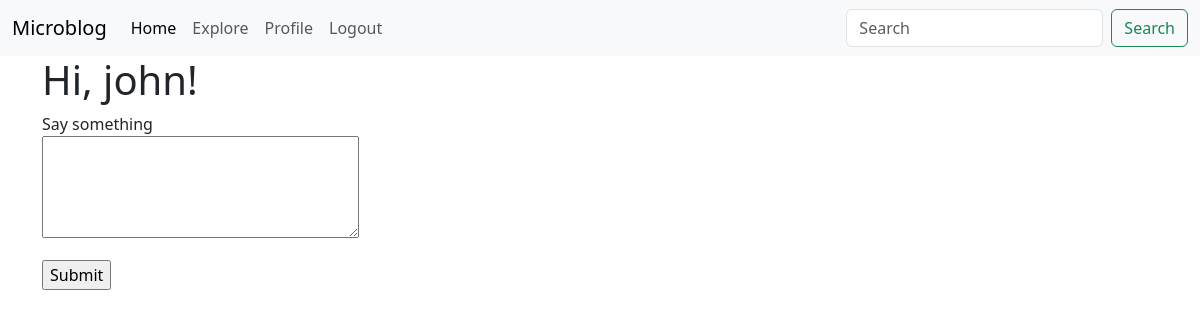
Before: /index (signed in) with the older database file.
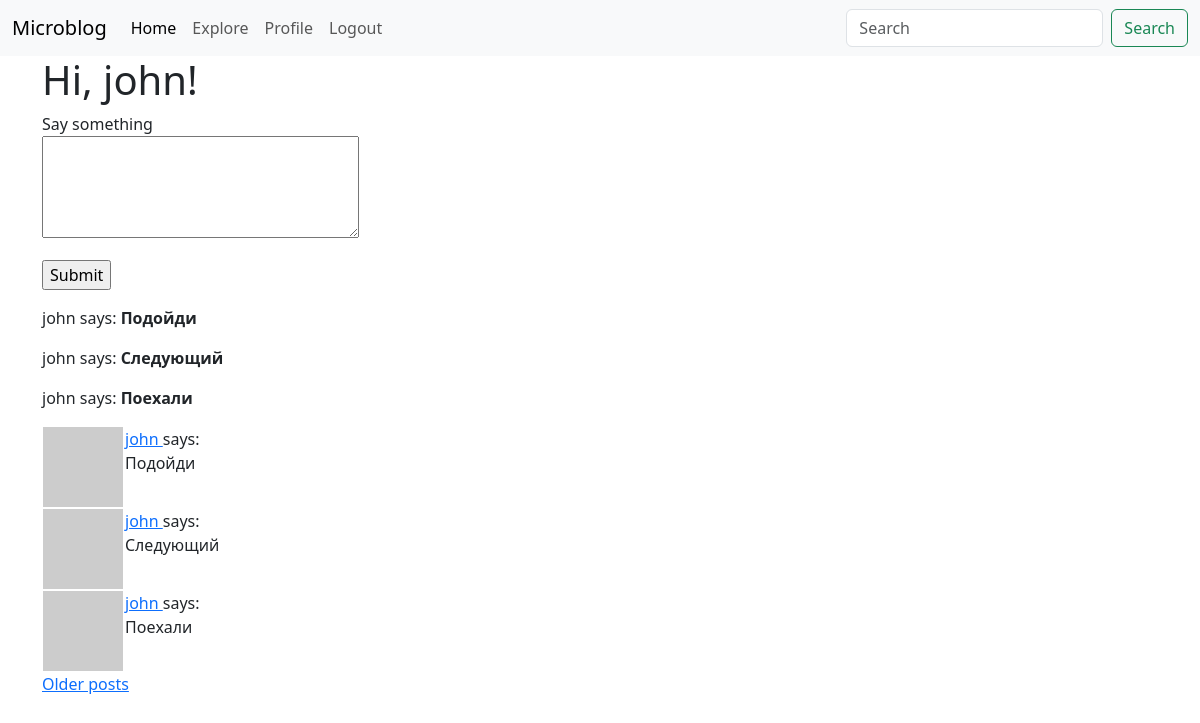
After: the same page with the newer database file.
### app/models.py (models this page shows, shortened)
class User(UserMixin, db.Model):
    id: so.Mapped[int] = so.mapped_column(primary_key=True)
    username: so.Mapped[str] = so.mapped_column(sa.String(64), index=True, unique=True)
    email: so.Mapped[str] = so.mapped_column(sa.String(120), index=True, unique=True)
    password_hash: so.Mapped[Optional[str]] = so.mapped_column(sa.String(256))
    about_me: so.Mapped[Optional[str]] = so.mapped_column(sa.String(140))
    last_seen: so.Mapped[Optional[datetime]] = so.mapped_column(default=lambda: datetime.now(timezone.utc))
    following: so.WriteOnlyMapped['User'] = so.relationship(
        secondary=followers, primaryjoin=(followers.c.follower_id == id),
        secondaryjoin=(followers.c.followed_id == id),
        back_populates='followers')
    followers: so.WriteOnlyMapped['User'] = so.relationship(
        secondary=followers, primaryjoin=(followers.c.followed_id == id),
        secondaryjoin=(followers.c.follower_id == id),
        back_populates='following')
    posts: so.WriteOnlyMapped['Post'] = so.relationship(back_populates='author')
    def avatar(self, size):
        digest = md5(self.email.lower().encode('utf-8')).hexdigest()
        return f'https://www.gravatar.com/avatar/{digest}?d=identicon&s={size}'
    def following_posts(self):
        Author = so.aliased(User)
        Follower = so.aliased(User)
        return (
            sa.select(Post)
            .join(Post.author.of_type(Author))
            .join(Author.followers.of_type(Follower), isouter=True)
            .where(sa.or_(
                Follower.id == self.id,
                Author.id == self.id,
            ))
            .group_by(Post)
            .order_by(Post.timestamp.desc())
        )

class Post(db.Model):
    id: so.Mapped[int] = so.mapped_column(primary_key=True)
    body: so.Mapped[str] = so.mapped_column(sa.String(140))
    timestamp: so.Mapped[datetime] = so.mapped_column(index=True, default=lambda: datetime.now(timezone.utc))
    user_id: so.Mapped[int] = so.mapped_column(sa.ForeignKey(User.id), index=True)
    author: so.Mapped[User] = so.relationship(back_populates='posts')

### app/routes.py (the view)
@app.route('/', methods=['GET', 'POST'])
@app.route('/index', methods=['GET', 'POST'])
@login_required
def index():
    form = PostForm()
    if form.validate_on_submit():
        post = Post(body=form.post.data, author=current_user)
        db.session.add(post)
        db.session.commit()
        flash('Your post is now live!')
        return redirect(url_for('index'))
    page = request.args.get('page', 1, type=int)
    posts = db.paginate(current_user.following_posts(), page=page, per_page=app.config['POSTS_PER_PAGE'], error_out=False)
    next_url = url_for('index', page=posts.next_num) if posts.has_next else None
    prev_url = url_for('index', page=posts.prev_num) if posts.has_prev else None
    return render_template("index.html", title='Home', form=form, posts=posts.items, next_url=next_url, prev_url=prev_url)

### app/forms.py
class PostForm(FlaskForm):
    post = TextAreaField('Say something', validators=[
        DataRequired(), Length(min=1, max=140)])
    submit = SubmitField('Submit')

### app/models.py (called while the page is built)
@login.user_loader
def load_user(id):
  return db.session.get(User, int(id))

### app/routes.py (called while the page is built)
@app.before_request
def before_request():
    if current_user.is_authenticated:
        current_user.last_seen = datetime.now(timezone.utc)
        db.session.commit()

### app/templates/index.html (shortened to what this page needs)
{% extends "base.html" %}
{% block content %}
    <h1>Hi, {{ current_user.username }}!</h1>
    {% if form %}
        <form action="" method="post">
            <p>
                {{ form.post.label }}<br>
                {{ form.post(cols=32, rows=4) }}<br>
            </p>
            <p>{{ form.submit() }}</p>
        </form>
    {% endif %}
    {% for post in posts %}
    <p>
    {{ post.author.username }} says: <b>{{ post.body }}</b>
    </p>
    {% endfor %}
    {% for post in posts %}
        {% include '_post.html' %}
    {% endfor %}
    {% if next_url %}
        <a href="{{ next_url }}">Older posts</a>
    {% endif %}
{% endblock %}

### app/templates/base.html (shortened to what this page needs)
<!doctype html>
<html lang="en">
  <head>
       <link
        href="https://cdn.jsdelivr.net/npm/bootstrap@5.3.2/dist/css/bootstrap.min.css"
        rel="stylesheet"
>
  </head>
  <body>
    <nav class="navbar navbar-expand-lg bg-body-tertiary">
        <div class="container-fluid">
            <a class="navbar-brand" href="#">Microblog</a>
            <div class="collapse navbar-collapse" id="navbarSupportedContent">
              <ul class="navbar-nav me-auto mb-2 mb-lg-0">
                <li class="nav-item">
                  <a class="nav-link active" aria-current="page" href="{{ url_for('index') }}">Home</a>
                </li>
                <li class="nav-item explore">
                  <a class="nav-link" href="{{ url_for('explore') }}">Explore</a>
                </li>
                {% if current_user.is_anonymous %}
                <li class="nav-item">
                  <a class="nav-link" href="{{ url_for('login') }}">Login</a>
                </li>
                {% else %}
                <li class="nav-item">
                  <a class="nav-link" href="{{ url_for('user', username=current_user.username) }}">Profile</a>
                </li>
                <li class="nav-item">
                  <a class="nav-link" href="{{ url_for('logout') }}">Logout</a>
                </li>
                {% endif %}
              </ul>
              <form class="d-flex" role="search">
                <input class="form-control me-2" type="search" placeholder="Search" aria-label="Search">
                <button class="btn btn-outline-success" type="submit">Search</button>
              </form>
            </div>
        </div>
    </nav>
    <div class="container">
      {% block content %}{% endblock %}
    </div>
  </body>
</html>

### app/templates/_post.html
    <table>
        <tr valign="top">
            <td><img src="{{ post.author.avatar(36) }}"></td>
            <td>
                <a href="{{ url_for('user', username=post.author.username) }}">
                    {{ post.author.username }}
                </a>
                says:<br>{{ post.body }}
            </td>
        </tr>
    </table>

Changed rows visible on the page:
added Post: author.username "john", body "Подойди"
added Post: author.username "john", body "Следующий"
added Post: author.username "john", body "Поехали"
Other visible differences:
text now shown: "Older posts"
